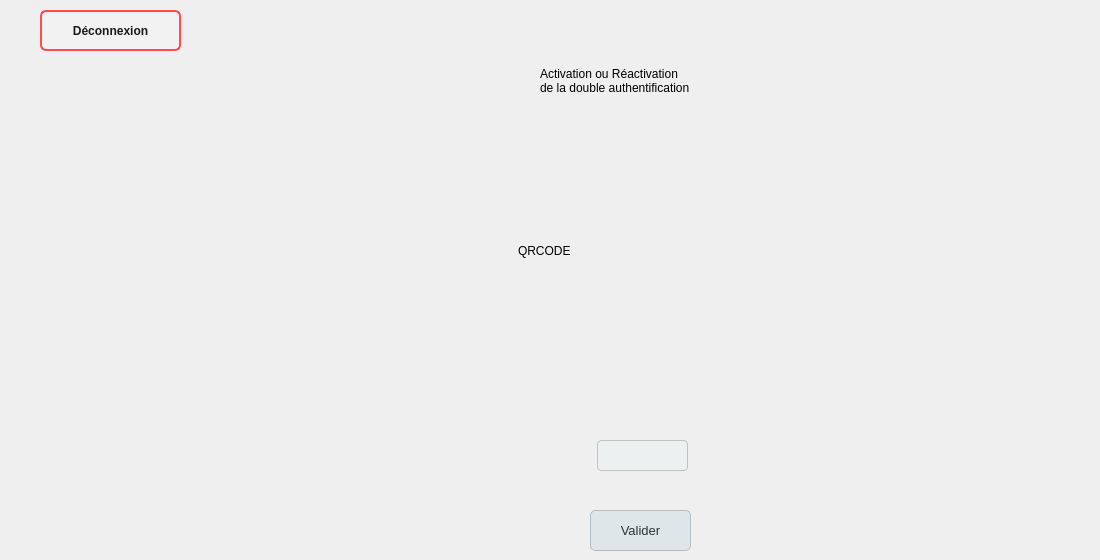
     <widget class="QWidget" name="tab_2">
      <attribute name="title">
       <string>Paramètres</string>
      </attribute>
      <widget class="QLineEdit" name="lE_2AF">
       <property name="geometry">
        <rect>
         <x>597</x>
         <y>440</y>
         <width>91</width>
         <height>31</height>
        </rect>
       </property>
       <property name="font">
        <font>
         <pointsize>-1</pointsize>
         <weight>50</weight>
         <italic>false</italic>
         <bold>false</bold>
        </font>
       </property>
       <property name="styleSheet">
        <string notr="true">QLineEdit {
    background-color: #ecf0f1;
    border: 1px solid #bdc3c7;
    border-radius: 4px;
    padding: 5px;
    color: #2c3e50;
    font: 12px;
}

QLineEdit:focus {
    border: 1px solid #3498db;
}</string>
       </property>
      </widget>
      <widget class="QPushButton" name="pb_valider_2AF">
       <property name="geometry">
        <rect>
         <x>590</x>
         <y>510</y>
         <width>101</width>
         <height>41</height>
        </rect>
       </property>
       <property name="styleSheet">
        <string notr="true">QPushButton {
    background-color: #dfe6e9;
    border: 1px solid #b2bec3;
    border-radius: 5px;
    color: #2d3436;
    padding: 6px 12px;
    font: 13px;
}

QPushButton:hover {
    background-color: #b2bec3;
}

QPushButton:pressed {
    background-color: #636e72;
    color: #ffffff;
}</string>
       </property>
       <property name="text">
        <string>Valider</string>
       </property>
      </widget>
      <widget class="QLabel" name="l_reponse">
       <property name="geometry">
        <rect>
         <x>700</x>
         <y>440</y>
         <width>391</width>
         <height>31</height>
        </rect>
       </property>
       <property name="text">
        <string/>
       </property>
      </widget>
      <widget class="QLabel" name="label">
       <property name="geometry">
        <rect>
         <x>540</x>
         <y>60</y>
         <width>221</width>
         <height>41</height>
        </rect>
       </property>
       <property name="midLineWidth">
        <number>1</number>
       </property>
       <property name="text">
        <string>Activation ou Réactivation 
de la double authentification </string>
       </property>
      </widget>
      <widget class="QLabel" name="qr_label">
       <property name="geometry">
        <rect>
         <x>518</x>
         <y>135</y>
         <width>261</width>
         <height>231</height>
        </rect>
       </property>
       <property name="text">
        <string>QRCODE</string>
       </property>
      </widget>
      <widget class="QPushButton" name="pb_deconnecter_7">
       <property name="geometry">
        <rect>
         <x>40</x>
         <y>10</y>
         <width>141</width>
         <height>41</height>
        </rect>
       </property>
       <property name="styleSheet">
        <string notr="true">QPushButton {
    background-color: #f2f2f2;   /* Gris très clair */
    color: #1a1a1a;              /* Texte noir doux */
    border: 2px solid #ff4d4d;
    border-radius: 6px;
    padding: 6px;
    font-weight: bold;
}

QPushButton:hover {
    background-color: #ffe6e6;
    border-color: #ff1a1a;
    color: #000000;              /* Texte noir foncé au survol */
}
</string>
       </property>
       <property name="text">
        <string>Déconnexion</string>
       </property>
      </widget>
     </widget>
